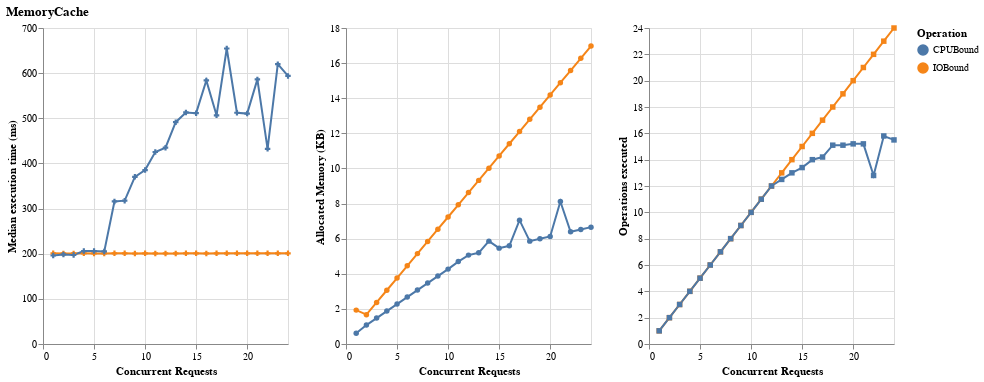

Write notebook code for a chart like this one.
### Markdown cell above
## MemoryCache Benchmark

IMemoryCache without stampede protection - each concurrent request executes the expensive operation.

### Code cell
# Load MemoryCache benchmark data
df_mc = pd.read_csv("./Benchmark.MemoryCacheBenchmark-report.csv")
df_mc_clean = clean_benchmark_data(df_mc.copy())

# Create charts for MemoryCache
chart_mc = create_single_replica_chart(df_mc_clean, "MemoryCache")

chart_mc.save("results_mc.png", scale_factor=1)

chart_mc
